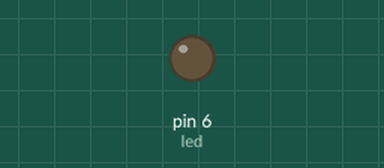
Simulated run of this sketch. Board: Arduino Uno, built with avr-gcc and run on an emulated ATmega328P. Shown: output pins drawn as LEDs (lit = HIGH). What the sketch prints to the serial monitor is not drawn.

Above: at 0.05 s.
At 0.65 s:
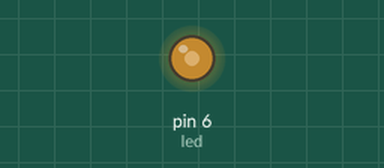
At 5.6 s:
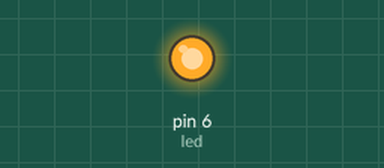
Timing chart, 0 to 7.3 s (numbered marks = the images above):
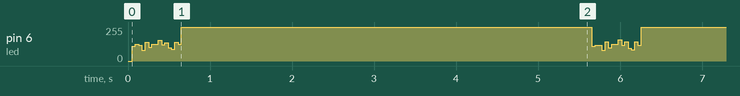

The sketch:

laser_transmitter.ino
```cpp
#define led 6
#define period 1
char* text="Hey, this is a Visual light communication (VLC) project!";
int len=strlen(text);

void setup()
{
  // put your setup code here, to run once:
  pinMode(led, OUTPUT);
  Serial.begin(250000);
}

void loop()
{
  // put your main code here, to run repeatedly:
  for(int i=0;i<len;i++)
  {
    send_byte(text[i]);
  }
  delay(5000);
}

void send_byte(char my_byte)
{
  //transmittes the binary code for each character in the text using PWM
  digitalWrite(led, LOW);
  delay(period);
  for(int i=0;i<8;i++)
  {
    //LED emmits light only when the bit reads one
    digitalWrite(led, (my_byte & (0x01<<i))!=0);
    Serial.println(my_byte & (0x01<<i));
    delay(period);
  }
  digitalWrite(led, HIGH);
  delay(period);
}
```
